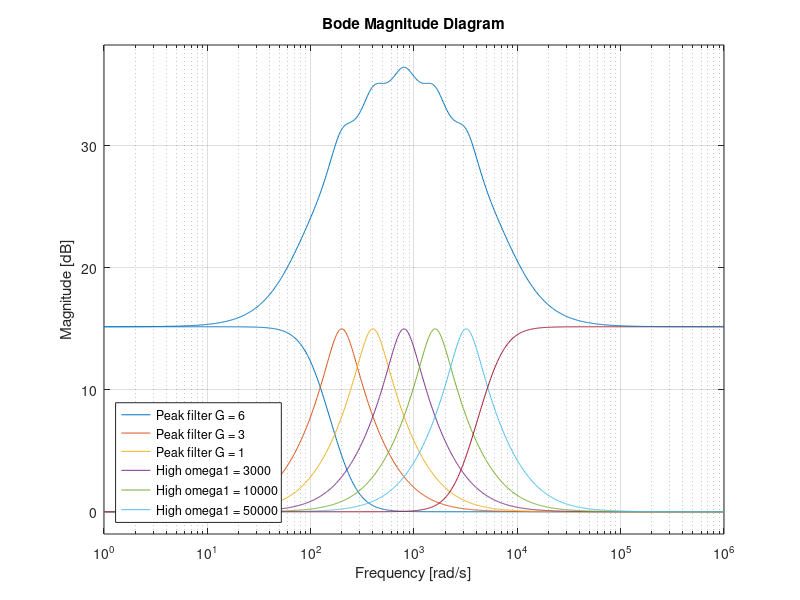

This chart was generated by the following MATLAB code:
%% Shelving and peak filters

clear all;

s = tf('s');

%% Shelving filter Low 1
om_zero = 100;
G = 5.7355;
s_LS = s/om_zero
Hs = (s_LS^2+sqrt(2*G)*s_LS+G)/(s_LS^2+sqrt(2)*s_LS+1);
Hs_low = Hs;

%% Shelving filter High 1
om_zero = 6400;
%G = 2;
s_HS = om_zero/s
Hs = (s_HS^2+sqrt(2*G)*s_HS+G)/(s_HS^2+sqrt(2)*s_HS+1);
Hs_high = Hs;

% %% Shelving filter low 2
% om_zero = 100;
% G = 2;
% Hs_low_2 = 1+G*om_zero/(s+om_zero)

% %% Shelving filter High 2
% om_zero = 1/10000;
% G = 2;
% Hs_high_2 = 1+G*om_zero/(1/s+om_zero)
% 
% %% Shelving filter low 3
% om_zero = 500;
% G = 2;
% Hs_low_3 = 1+G*om_zero/(s+om_zero)

% %% Shelving filter High 3
% om_zero = 1/50000;
% G = 2;
% Hs_high_3 = 1+G*om_zero/(1/s+om_zero)

%% Peak filter 1
om_zero = 200;
G = 4.6234;
Q = 1.5;
Hs = s/(om_zero*Q);
H_LP = om_zero^2/(s^2+om_zero/Q*s+om_zero^2)
H_BP_1 = 1+G*H_LP*Hs

%% Peak filter 2
om_zero = 400;
G = 4.6234;
%Q = 2;
Hs = s/(om_zero*Q);
H_LP = om_zero^2/(s^2+om_zero/Q*s+om_zero^2)
H_BP_2 = 1+G*H_LP*Hs

%% Peak filter 3
om_zero = 800;
G = 4.6234;
%Q = 2;
Hs = s/(om_zero*Q);
H_LP = om_zero^2/(s^2+om_zero/Q*s+om_zero^2);
H_BP_3 = 1+G*H_LP*Hs;

%% Peak filter 4
om_zero = 1600;
G = 4.6234;
%Q = 2;
Hs = s/(om_zero*Q);
H_LP = om_zero^2/(s^2+om_zero/Q*s+om_zero^2);
H_BP_4 = 1+G*H_LP*Hs;

%% Peak filter 5
om_zero = 3200;
G = 4.6234;
%Q = 2;
Hs = s/(om_zero*Q);
H_LP = om_zero^2/(s^2+om_zero/Q*s+om_zero^2);
H_BP_5 = 1+G*H_LP*Hs;

%% plotting
figure(1)
%bodemag(Hs_low_1,Hs_low_2,Hs_low_3,Hs_high_1,Hs_high_2,Hs_high_3)
H = H_BP_1*H_BP_2*H_BP_3*H_BP_4*H_BP_5*Hs_low*Hs_high;
bodemag(Hs_low,H_BP_1,H_BP_2,H_BP_3,H_BP_4,H_BP_5,Hs_high,H)
hold on
grid on
legend('Peak filter G = 6','Peak filter G = 3','Peak filter G = 1','High omega1 = 3000','High omega1 = 10000','High omega1 = 50000','Location','southwest')
% ylabel('Magnitude [dB]')
% xlabel('Frequency [rad/s]')
hold off
%FigureToPDF(gcf,'peak_filter')
H = H_BP_1*H_BP_2*H_BP_3*H_BP_4*H_BP_5*Hs_low*Hs_high;
% figure(2)
% bodemag(H)
% hold on
% grid on
% legend('Peak filter G = 6','Peak filter G = 3','Peak filter G = 1','High omega1 = 3000','High omega1 = 10000','High omega1 = 50000','Location','southwest')
% % ylabel('Magnitude [dB]')
% % xlabel('Frequency [rad/s]')
% hold off
% % FigureToPDF(gcf,'high_shelfing')
% done = 1
